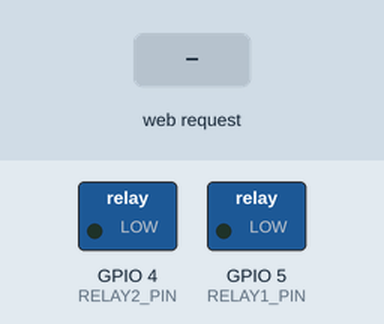
Bench run of a sketch on a simulated ESP32. Parts: switched loads named in the sketch (green lamp = pin HIGH). Inputs (shaded band) come from the test bench. EEPROM starts erased; what the sketch prints to the serial monitor is not drawn.

Above: at 1.2 s.
1.3 s: HTTP request GET /toggle1 received
At 1.9 s:
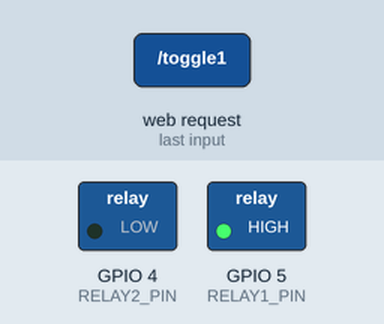
2.8 s: HTTP request GET /toggle2 received
At 4.0 s:
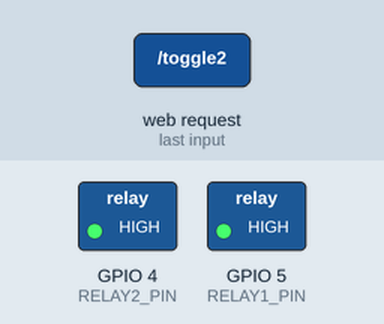
4.3 s: HTTP request GET /toggle1 received
At 5.4 s:
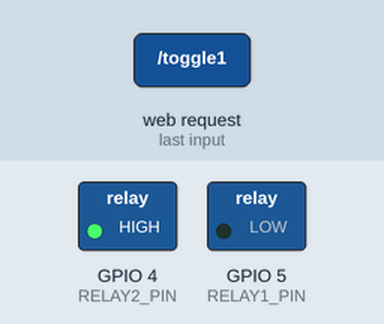
Timing chart, 0 to 7.3 s (numbered marks = the images above; inputs shaded):
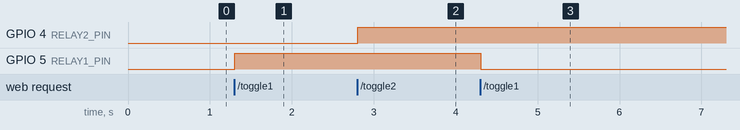

The sketch:

receiver.ino
```cpp
#include <WiFi.h>
#include <WebServer.h>
#include <EEPROM.h>

#define RELAY1_PIN 5  // GPIO5 (D1)
#define RELAY2_PIN 4  // GPIO4 (D2)
#define EEPROM_SIZE 2

WebServer server(80);

// Relay state variables
bool relay1State = false;
bool relay2State = false;

void setupWiFi() {
  WiFi.softAP("SmartController", "12345678");
  Serial.println("Access Point Started");
  Serial.print("IP Address: ");
  Serial.println(WiFi.softAPIP());
}

void setupEEPROM() {
  EEPROM.begin(EEPROM_SIZE);
  relay1State = EEPROM.read(0);
  relay2State = EEPROM.read(1);
}

void saveState() {
  EEPROM.write(0, relay1State);
  EEPROM.write(1, relay2State);
  EEPROM.commit();
}

void updateRelays() {
  digitalWrite(RELAY1_PIN, relay1State ? LOW : HIGH);
  digitalWrite(RELAY2_PIN, relay2State ? LOW : HIGH);
}

void handleRoot() {
  String page = R"=====(
    <!DOCTYPE html>
    <html>
    <head>
      <meta name="viewport" content="width=device-width, initial-scale=1">
      <style>
        body { font-family: Arial; text-align: center; padding: 20px; background: #f0f0f0; }
        .btn { font-size: 22px; padding: 15px 30px; margin: 20px; border: none; border-radius: 8px; }
        .on { background: #4CAF50; color: white; }
        .off { background: #f44336; color: white; }
      </style>
    </head>
    <body>
      <h2>ESP32 Relay Controller</h2>
      <form action="/toggle1" method="get">
        <button class="btn %STATE1%">Relay 1: %STATE1_TEXT%</button>
      </form>
      <form action="/toggle2" method="get">
        <button class="btn %STATE2%">Relay 2: %STATE2_TEXT%</button>
      </form>
    </body>
    </html>
  )=====";

  page.replace("%STATE1%", relay1State ? "on" : "off");
  page.replace("%STATE1_TEXT%", relay1State ? "ON" : "OFF");
  page.replace("%STATE2%", relay2State ? "on" : "off");
  page.replace("%STATE2_TEXT%", relay2State ? "ON" : "OFF");

  server.send(200, "text/html", page);
}

void handleToggle1() {
  relay1State = !relay1State;
  saveState();
  updateRelays();
  handleRoot();
}

void handleToggle2() {
  relay2State = !relay2State;
  saveState();
  updateRelays();
  handleRoot();
}

void setup() {
  Serial.begin(115200);
  pinMode(RELAY1_PIN, OUTPUT);
  pinMode(RELAY2_PIN, OUTPUT);

  setupEEPROM();
  updateRelays();
  setupWiFi();

  server.on("/", handleRoot);
  server.on("/toggle1", handleToggle1);
  server.on("/toggle2", handleToggle2);
  server.begin();
  Serial.println("Web server running");
}

void loop() {
  server.handleClient();
}
```

Measured:
- after the input at 1.3 s, GPIO 5 (RELAY1_PIN): LOW → HIGH at once
- after the input at 2.8 s, GPIO 4 (RELAY2_PIN): LOW → HIGH at once
- after the input at 4.3 s, GPIO 5 (RELAY1_PIN): HIGH → LOW at once
